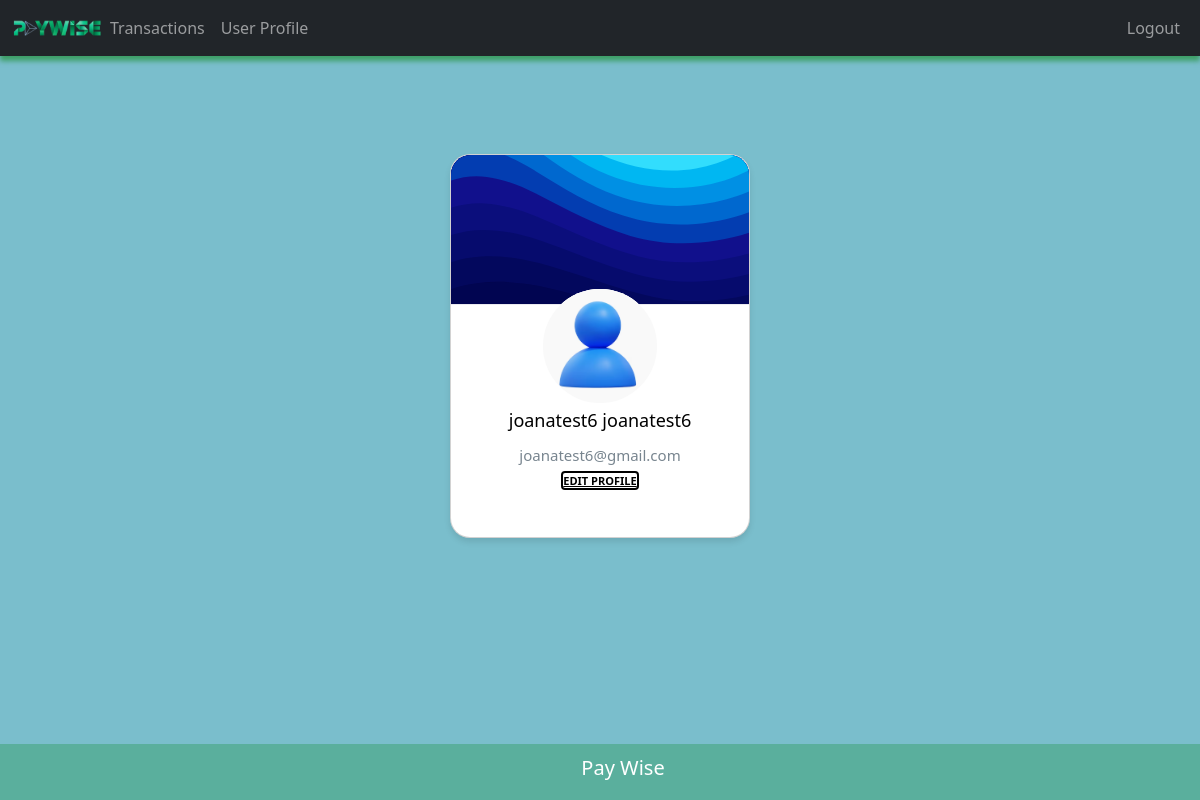
The app's page /profile/2/ (signed in) with its own data.
### accounts/models.py (models this page shows, shortened)
class User(AbstractBaseUser, PermissionsMixin):
    username = models.CharField(max_length=225, null=True, unique=True)
    first_name= models.CharField(max_length=225, null=True)
    last_name= models.CharField(max_length=225, null=True)
    email = models.CharField(max_length=225, null=True, unique=True)
    password=models.CharField(max_length=225, null=True)
    admin=models.IntegerField(default=0)
    profilepic= models.ImageField(upload_to='images/', default=default_profile_pic)
    created_at = models.DateTimeField(auto_now_add=True)
    updated_at = models.DateTimeField(auto_now=True)
    is_staff = models.BooleanField( default=False)
    is_active = models.BooleanField(default=False)
    is_superuser = models.BooleanField(default=False)
    objects=UserManager()
    REQUIRED_FIELDS=[]
    USERNAME_FIELD='username'

### accounts/views.py (the view)
# urls.py: path('profile/<int:pk>/', views.user_profile, name='user_profile'),
@login_required
def user_profile(request, pk):
    logged_user = User.objects.get(id=pk)
    context = {'user': logged_user}
    return render(request, 'accounts/user_profile.html', context)

### accounts/templates/accounts/user_profile.html (shortened to what this page needs)
{% extends 'accounts/main.html' %}
{% load static %}
{% block content %}
<div style="display:flex; justify-content: center; align-items: center; height: 70vh; margin: 0;">
    <div class="card">
    <div class="card__img">  </div>
    <div class="card__avatar"><img  class="card__avatar" src="{% static 'images/profilepic.png' %}" /></div>
    <div class="card__title">{{ user.first_name }} {{ user.last_name }}</div>
    <div class="card__subtitle">{{ user.email }}</div>
    <div class="card__wrapper">
        <a class="card__btn" href="{% url 'edit_user_data' pk=user.id %}">Edit Profile</a>
    </div>
</div>
</div>
{%  endblock %}

### accounts/templates/accounts/main.html (style rules this page uses)
body { background:#7abecc; }

### accounts/templates/accounts/user_profile.html (style rules this page uses)
.card { --main-color: #000; --submain-color: #78858F; --bg-color: #fff; font-family: system-ui, -apple-system, BlinkMacSystemFont, 'Segoe UI', Roboto, Oxygen, Ubuntu, Cantarell, 'Open Sans', 'Helvetica Neue', sans-serif; position: relative; width: 300px; height: 384px; display: flex; flex-direction: column; align-items: center; border-radius: 20px; background: var(--bg-color); box-shadow: 0 4px 6px rgba(0, 0, 0, 0.1); }
.card__img { height: 192px; width: 100%; }
.card__img svg { height: 100%; border-radius: 20px 20px 0 0; }
.card__avatar { position: absolute; width: 114px; height: 114px; background: var(--bg-color); border-radius: 100%; display: flex; justify-content: center; align-items: center; top: calc(50% - 57px); }
.card__title { margin-top: 60px; font-weight: 500; font-size: 18px; color: var(--main-color); }
.card__subtitle { margin-top: 10px; font-weight: 400; font-size: 15px; color: var(--submain-color); }
.card__btn { margin-top: 30px; width: 106px; height: 81px; border: 2px solid var(--main-color); border-radius: 4px; font-weight: 700; font-size: 11px; color: var(--main-color); background: var(--bg-color); text-transform: uppercase; transition: all 0.3s; }

### records on screen
User: first_name "joanatest6", last_name "joanatest6", email "joanatest6@gmail.com"
